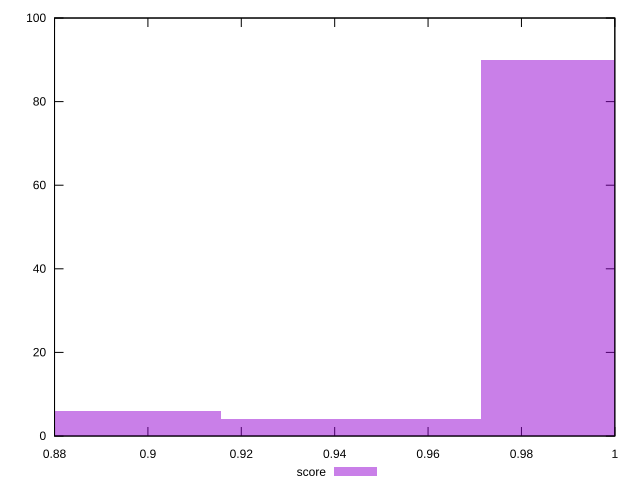

Recreate this plot in gnuplot.
reset

$score <<EOF
0.9990000784826782 90
0.8880000697623807 6
0.9435000741225295 4
EOF

set key outside below
set boxwidth 0.05550000436014879
set xrange [0.88:1]
set yrange [0:100]
set trange [0:100]
set style fill transparent solid 0.5 noborder
set terminal svg size 640, 490 enhanced background rgb 'white'
set output "report_00019_2021-02-10T18-14-37.922Z//unminified-css/samples/pages/score/histogram.svg"

plot $score title "score" with boxes

reset
